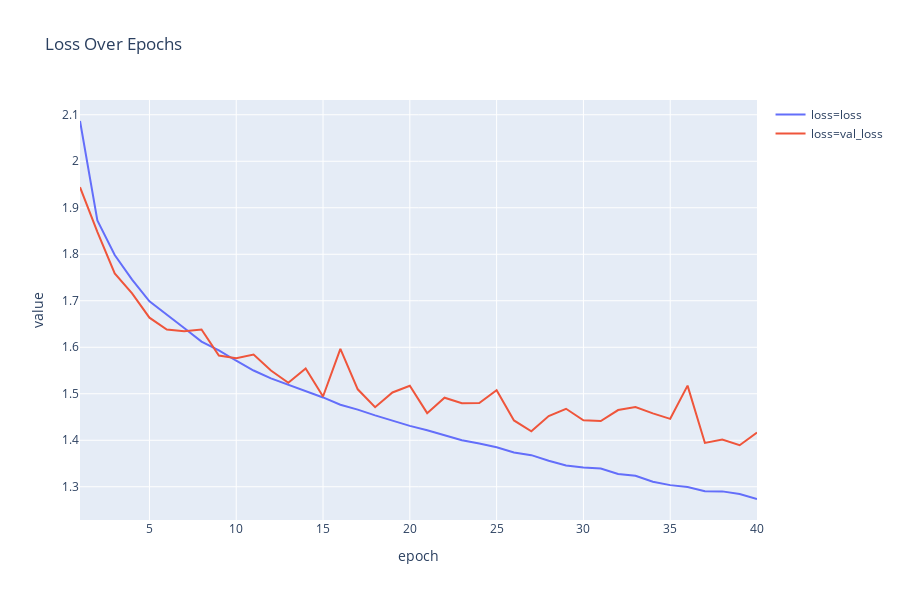

Notebook source saved alongside this figure:
### Code cell
loss1 = loss[['epoch','loss', 'val_loss']].melt(id_vars=['epoch'], var_name='loss')
fig = px.line(loss1, x='epoch', y='value', color='loss', title='Loss Over Epochs')
fig.add_trace
fig.show()
plt.savefig("model01_loss.png")

### Figure 1 — Plotly figure (JSON) as saved in the notebook; plotly's stock layout.template omitted (floating-point values rounded to 4 significant figures)
{"data": [{"hoverlabel": {"namelength": 0}, "hovertemplate": "loss=loss<br>epoch=%{x}<br>value=%{y}", "legendgroup": "loss=loss", "line": {"color": "#636efa", "dash": "solid"}, "mode": "lines", "name": "loss=loss", "showlegend": true, "type": "scatter", "x": [1, 2, 3, 4, 5, 6, 7, 8, 9, 10, 11, 12, 13, 14, 15, 16, 17, 18, 19, 20, 21, 22, 23, 24, 25, 26, 27, 28, 29, 30, 31, 32, 33, 34, 35, 36, 37, 38, 39, 40], "xaxis": "x", "y": [2.087, 1.873, 1.798, 1.746, 1.699, 1.671, 1.642, 1.612, 1.593, 1.571, 1.55, 1.533, 1.52, 1.505, 1.492, 1.476, 1.466, 1.454, 1.442, 1.431, 1.422, 1.41, 1.4, 1.393, 1.385, 1.374, 1.368, 1.356, 1.346, 1.342, 1.339, 1.327, 1.324, 1.311, 1.304, 1.299, 1.291, 1.29, 1.285, 1.274], "yaxis": "y"}, {"hoverlabel": {"namelength": 0}, "hovertemplate": "loss=val_loss<br>epoch=%{x}<br>value=%{y}", "legendgroup": "loss=val_loss", "line": {"color": "#EF553B", "dash": "solid"}, "mode": "lines", "name": "loss=val_loss", "showlegend": true, "type": "scatter", "x": [1, 2, 3, 4, 5, 6, 7, 8, 9, 10, 11, 12, 13, 14, 15, 16, 17, 18, 19, 20, 21, 22, 23, 24, 25, 26, 27, 28, 29, 30, 31, 32, 33, 34, 35, 36, 37, 38, 39, 40], "xaxis": "x", "y": [1.944, 1.848, 1.759, 1.716, 1.664, 1.638, 1.634, 1.638, 1.582, 1.577, 1.584, 1.55, 1.524, 1.554, 1.494, 1.596, 1.51, 1.471, 1.503, 1.517, 1.458, 1.491, 1.48, 1.48, 1.508, 1.443, 1.419, 1.452, 1.468, 1.443, 1.441, 1.465, 1.472, 1.458, 1.446, 1.518, 1.394, 1.402, 1.389, 1.417], "yaxis": "y"}], "layout": {"height": 600, "legend": {"tracegroupgap": 0}, "title": {"text": "Loss Over Epochs"}, "xaxis": {"anchor": "y", "domain": [0, 1], "title": {"text": "epoch"}}, "yaxis": {"anchor": "x", "domain": [0, 1], "title": {"text": "value"}}}}
